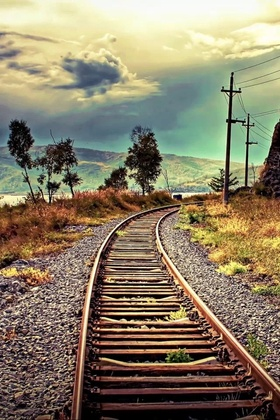
%> input picture abc.jpg, 280 x 420 px, shrunk from 640 x 960 before the run
$ octave log_transformation.m   (GNU Octave 9; MATLAB toolbox functions it lacks are replaced by stand-ins)
%> lines starting %> are read from the running program, lines starting %| are printed output that depends on the picture
Im = imread('abc.jpg');
%> Im is the input picture: size 420x280x3 uint8; mean R, G, B 137.7, 126.9, 103.2
Im_gray = rgb2gray(Im);
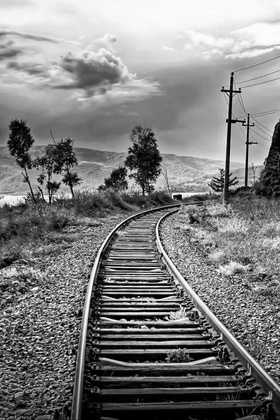
%> Im_gray: size 420x280 uint8; min 0, max 254, mean 127.5

c = input('enter the value of c');
%> the answer given: 3

for i = 1:size(Im , 1)
    for j = 1:size(Im , 2)

        r_col = double(Im(i,j));
        r_gray = double(Im_gray(i,j));

        Im_log_col(i,j) = c * log10(1 + r_col);
        Im_log_gray(i,j) = c * log10(1 + r_gray);

        Im_sub(i,j) = Im_log_col(i,j) - Im_log_gray(i,j);
    end
end
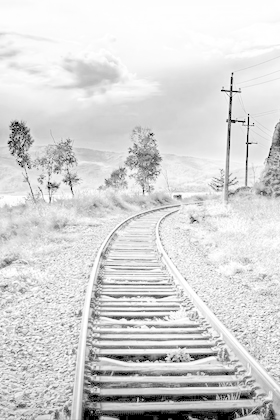
%> Im_log_col: size 420x280 double; min 0, max 7.22, mean 6.08; drawn with min black and max white
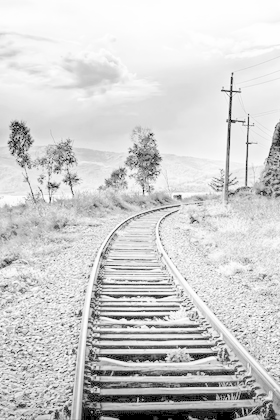
%> Im_log_gray: size 420x280 double; min 0, max 7.22, mean 5.89; drawn with min black and max white
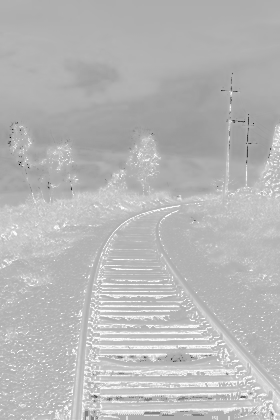
%> Im_sub: size 420x280 double; min -3.34, max 1.55, mean 0.191; drawn with min black and max white

subplot(2,3,1),imshow(Im);title('Original')
subplot(2,3,2),imshow(Im_log_col);title('Log Transformation Of Colored')
%> after `imshow(Im_log_col)`:
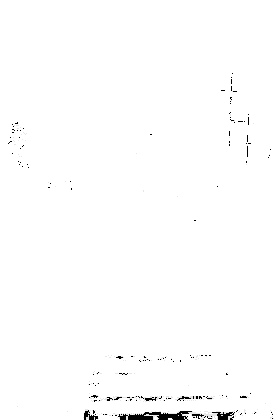
%> displayed picture: size 420x280, on the screen's scale of 0 to 255; min 0, max 255, mean 252.8
subplot(2,3,3),imshow(Im_gray);title('Grayscale')
subplot(2,3,4),imshow(Im_log_gray);title('Log Transformation Of Grayscale')
%> after `imshow(Im_log_gray)`:
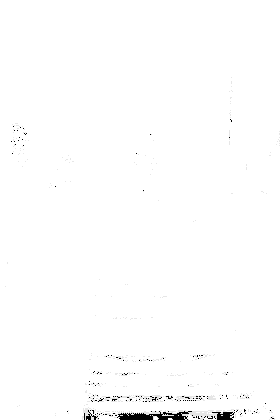
%> displayed picture: size 420x280, on the screen's scale of 0 to 255; min 0, max 255, mean 253
subplot(2,3,5),imshow(Im_sub);title('Difference b/w transformations')
%> after `imshow(Im_sub)`:
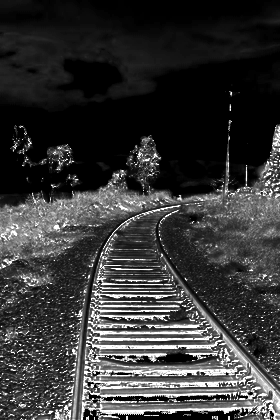
%> displayed picture: size 420x280, on the screen's scale of 0 to 255; min 0, max 255, mean 55.4
